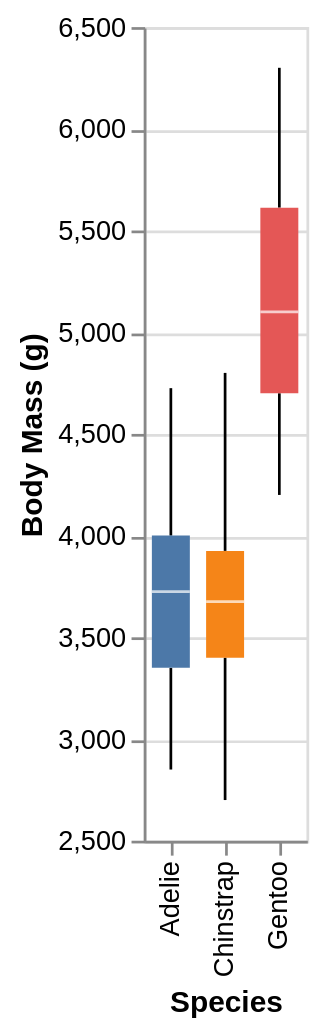

The Vega-Lite source for this figure:
### Vega-Lite specification from a JSON file in a GitHub repository (floating-point values rounded to 4 significant figures; data arrays with more than 128 entries replaced by an {"elided": "..."} marker saying what was removed)
{"$schema": "https://vega.github.io/schema/vega-lite/v6.json", "data": {"values": {"elided": "200 records"}}, "mark": {"type": "boxplot", "extent": "min-max"}, "encoding": {"x": {"field": "Species", "type": "nominal"}, "color": {"field": "Species", "type": "nominal", "legend": null}, "y": {"field": "Body Mass (g)", "type": "quantitative", "scale": {"zero": false}}}}
